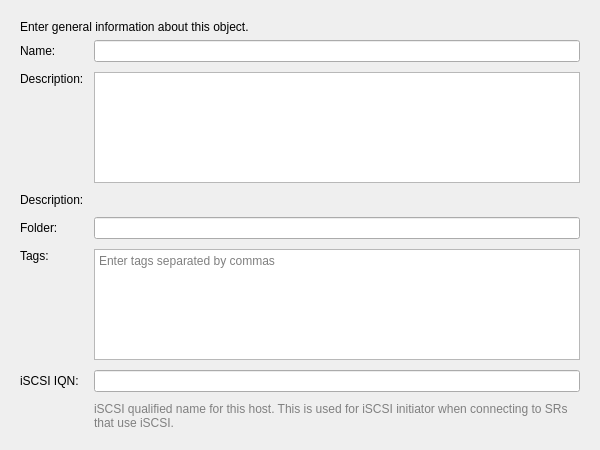
<?xml version="1.0" encoding="UTF-8"?>
<ui version="4.0">
 <class>GeneralEditPage</class>
 <widget class="QWidget" name="GeneralEditPage">
  <property name="geometry">
   <rect>
    <x>0</x>
    <y>0</y>
    <width>600</width>
    <height>450</height>
   </rect>
  </property>
  <property name="windowTitle">
   <string>General</string>
  </property>
  <layout class="QVBoxLayout" name="verticalLayout">
   <property name="leftMargin">
    <number>20</number>
   </property>
   <property name="topMargin">
    <number>20</number>
   </property>
   <property name="rightMargin">
    <number>20</number>
   </property>
   <property name="bottomMargin">
    <number>20</number>
   </property>
   <item>
    <widget class="QLabel" name="labelTitle">
     <property name="text">
      <string>Enter general information about this object.</string>
     </property>
     <property name="wordWrap">
      <bool>true</bool>
     </property>
    </widget>
   </item>
   <item>
    <layout class="QFormLayout" name="formLayout">
     <property name="horizontalSpacing">
      <number>10</number>
     </property>
     <property name="verticalSpacing">
      <number>10</number>
     </property>
     <item row="0" column="0">
      <widget class="QLabel" name="lblName">
       <property name="text">
        <string>Name:</string>
       </property>
      </widget>
     </item>
     <item row="0" column="1">
      <widget class="QLineEdit" name="txtName"/>
     </item>
     <item row="1" column="0">
      <widget class="QLabel" name="lblDescription">
       <property name="text">
        <string>Description:</string>
       </property>
       <property name="alignment">
        <set>Qt::AlignLeading|Qt::AlignLeft|Qt::AlignTop</set>
       </property>
      </widget>
     </item>
     <item row="1" column="1">
      <widget class="QPlainTextEdit" name="txtDescription">
       <property name="minimumSize">
        <size>
         <width>0</width>
         <height>80</height>
        </size>
       </property>
      </widget>
     </item>
     <item row="2" column="0">
      <widget class="QLabel" name="lblDescrReadOnly">
       <property name="text">
        <string>Description:</string>
       </property>
       <property name="alignment">
        <set>Qt::AlignLeading|Qt::AlignLeft|Qt::AlignTop</set>
       </property>
      </widget>
     </item>
     <item row="2" column="1">
      <widget class="QLabel" name="txtDescrReadOnly">
       <property name="text">
        <string/>
       </property>
       <property name="wordWrap">
        <bool>true</bool>
       </property>
       <property name="textInteractionFlags">
        <set>Qt::LinksAccessibleByMouse|Qt::TextSelectableByMouse</set>
       </property>
      </widget>
     </item>
     <item row="3" column="0">
      <widget class="QLabel" name="lblFolder">
       <property name="text">
        <string>Folder:</string>
       </property>
      </widget>
     </item>
     <item row="3" column="1">
      <widget class="QLineEdit" name="txtFolder">
       <property name="readOnly">
        <bool>true</bool>
       </property>
      </widget>
     </item>
     <item row="4" column="0">
      <widget class="QLabel" name="lblTags">
       <property name="text">
        <string>Tags:</string>
       </property>
       <property name="alignment">
        <set>Qt::AlignLeading|Qt::AlignLeft|Qt::AlignTop</set>
       </property>
      </widget>
     </item>
     <item row="4" column="1">
      <widget class="QPlainTextEdit" name="txtTags">
       <property name="minimumSize">
        <size>
         <width>0</width>
         <height>60</height>
        </size>
       </property>
       <property name="placeholderText">
        <string>Enter tags separated by commas</string>
       </property>
      </widget>
     </item>
     <item row="5" column="0">
      <widget class="QLabel" name="lblIQN">
       <property name="text">
        <string>iSCSI IQN:</string>
       </property>
      </widget>
     </item>
     <item row="5" column="1">
      <widget class="QLineEdit" name="txtIQN"/>
     </item>
     <item row="6" column="1">
      <widget class="QLabel" name="labelIqnHint">
       <property name="text">
        <string>iSCSI qualified name for this host. This is used for iSCSI initiator when connecting to SRs that use iSCSI.</string>
       </property>
       <property name="wordWrap">
        <bool>true</bool>
       </property>
       <property name="styleSheet">
        <string notr="true">color: gray; font-size: 9pt;</string>
       </property>
      </widget>
     </item>
    </layout>
   </item>
   <item>
    <spacer name="verticalSpacer">
     <property name="orientation">
      <enum>Qt::Vertical</enum>
     </property>
     <property name="sizeHint" stdset="0">
      <size>
       <width>20</width>
       <height>40</height>
      </size>
     </property>
    </spacer>
   </item>
  </layout>
 </widget>
 <resources/>
 <connections/>
</ui>
